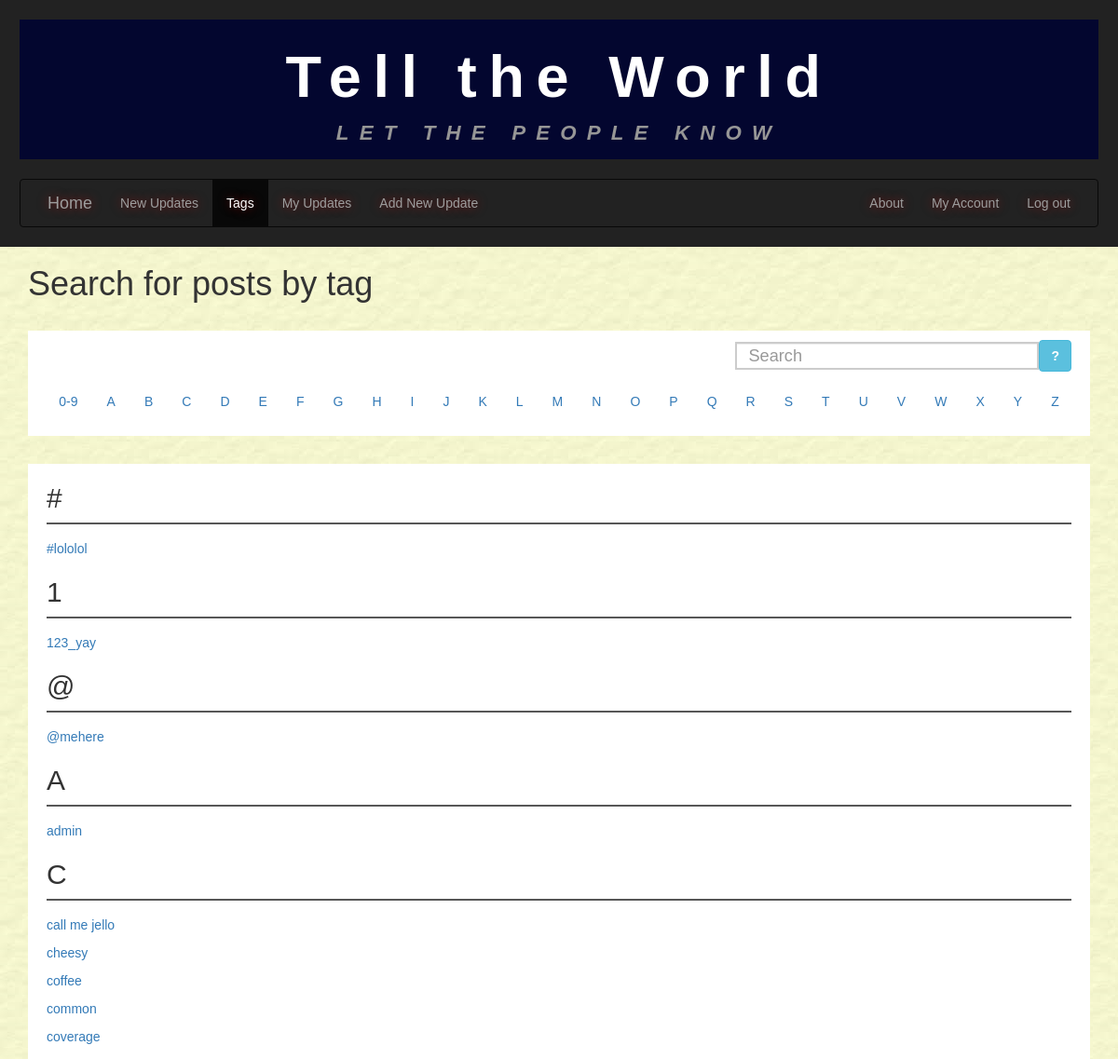
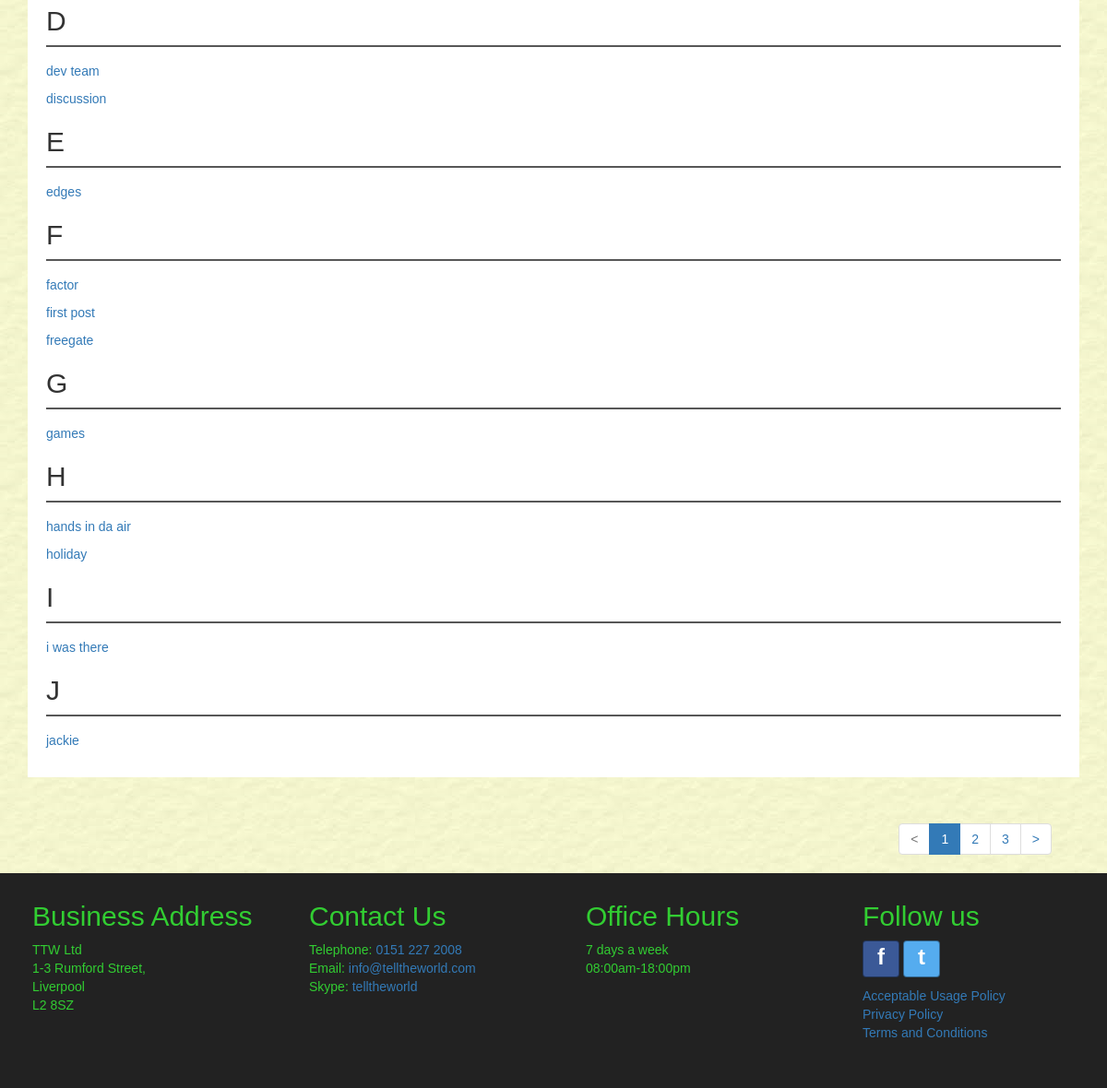
The page /tags/ (signed in) on the database its author committed (2 pictures, top to bottom).
### tellings/models.py (models this page shows, shortened)
class Tag(models.Model):
    tagID = models.AutoField(primary_key=True, db_column='tagID')
    tagName = models.CharField(max_length=15)
    @property
    def first_char(self):
        return self.tagName[0]
    class Meta:
        ordering = ['tagName']
        verbose_name = "Tag"
        verbose_name_plural = "Tags"

### tellings/views.py (the view)
# urls.py: path('tags/', TagListView.as_view(), name='tags'),
class TagListView(LoginRequiredMixin, generic.ListView):
    model = Tag
    paginate_by = 20
    http_method_names = ['get', 'post']
    def get_queryset(self):
        search_val = False
        qs = super().get_queryset()
        if 'search' in self.request.GET:
            search_val = self.request.GET.get('search', False)
            if search_val == "0-9":   # find all rows that start with non-alpha character
                qs = Tag.objects.exclude(tagName__regex=r'^[a-zA-Z]').order_by('tagName')
            else:
                qs = Tag.objects.filter(tagName__startswith=search_val).order_by('tagName')
        return qs
    def get_context_data(self, **kwargs):
        glossary_filter = ["0-9","A","B","C","D","E","F","G","H",
                           "I","J","K","L","M","N","O","P","Q","R",
                           "S","T","U","V","W","X","Y","Z"]
        context = super(TagListView, self).get_context_data(**kwargs)
        current_username = self.request.user.username
        context["glossary_filter"] = glossary_filter
        if 'search' in self.request.GET:
            context['search'] = self.request.GET.get('search', '')
        context['username'] = current_username
        return context

### tellings/templatetags/my_tags.py (called while the page is built)
@register.simple_tag(takes_context=True)
def param_replace(context, **kwargs):
    d = context['request'].GET.copy()
    for k, v in kwargs.items():
        d[k] = v
    for k in [k for k, v in d.items() if not v]:
        del d[k]
    return d.urlencode()

### tellings/templates/tellings/tag_list.html (shortened to what this page needs)
{% extends 'tellings/base.html' %}
{% block content %}
<div class="container-fluid main-content">
  <main class="container">
    <header>
      <h1>Search for posts by tag</h1>
    </header>
    <div class="row white-inner-container">
      <div class="glossary-search">
        <div class="input-group col-sm-12 align-panel-text-right">
            <input type="text" id="search-field" size="25" maxlength="15" class="form-control input-md" placeholder="Search" />
            <button id="glossary-search-btn" class="btn btn-info" type="button">?</button>
        </div>
      </div>
      {% load static %}
      <div class="glossary-filter">
        {% if glossary_filter %}
        {% for glossary in glossary_filter %}
        <a class="btn btn-link" href="{% url 'tellings:tags' %}?search={{ glossary }}">{{ glossary }}</a>
        {% endfor %}
        {% endif %}
      </div>
    </div>
    <div class="row white-inner-container">
      {% if tag_list %}
        {% regroup tag_list by first_char as first_char_list %}
        {% for sort_by_first_char in first_char_list %}
        <article>
          <h2>{{ sort_by_first_char.grouper|title }}</h2>
          <hr>
          {% for item in sort_by_first_char.list %}
          <p>
            <a href="{% url 'tellings:newupdates' %}?tagName={{ item.tagName }}" name="{{ item.tagName }}">{{ item.tagName }}</a>
          </p>
          {% endfor %}
        </article>
        {% endfor %}
      {% endif %}
    </div>
  </main>
</div>
{% endblock %}

### tellings/static/tellings/css/style.css (style rules this page uses)
* { font-family: Arial, Helvetica, sans-serif; margin: 0; padding: 0; color: #333; }
body { background-image: url('../imgs/bgimage.jpg'); }
.container-fluid { margin: 0em; padding-left: 0px; padding-right: 0px; }
.main-content { min-height: 550px; }
.row { margin: 0em; }
.align-panel-text-right { text-align: right; padding-right: 0em; padding-bottom: 5px; }
.white-inner-container { margin-top: 30px; margin-bottom: 30px; padding: 20px; padding-top: 0em; background-color: #FFF; }
hr { display: block; position: relative; padding: 0em; margin: auto; margin-bottom: 16px; height: 0em; width: 100%; max-height: 0em; font-size: 1px; line-height: 0em; clear: both; border:none; border-top: .15em solid #575757; border-bottom: .15px solid #575757; }
.tt-input, .tt-hint { width: 274px; height: 30px; padding: 8px 12px; font-size: 1.3em; line-height: 30px; border: 2px solid #ccc; border-radius: 8px; outline: none; }
.tt-input { box-shadow: inset 0 1px 1px rgba(0, 0, 0, 0.075); }
.tt-hint { color: #999; }
.glossary-filter { margin-top: 10px; text-align: center; font-size: large; }
.glossary-search { margin-top: 10px; margin-bottom: 10px; }
#search-field { float: none; vertical-align: middle !important; }
#glossary-search-btn { font-weight: bold; }

### rows shown on the page
Tag: tagName "#lololol"
Tag: tagName "123_yay"
Tag: tagName "@mehere"
Tag: tagName "admin"
Tag: tagName "call me jello"
Tag: tagName "cheesy"
Tag: tagName "coffee"
Tag: tagName "common"
Tag: tagName "coverage"
Tag: tagName "dev team"
Tag: tagName "discussion"
Tag: tagName "edges"
Tag: tagName "factor"
Tag: tagName "first post"
Tag: tagName "freegate"
Tag: tagName "games"
Tag: tagName "hands in da air"
Tag: tagName "holiday"
Tag: tagName "i was there"
Tag: tagName "jackie"

### other values the page prints
{{ glossary }} "0-9" "A" "B" "C" "D" "E" "F" "G" "H" "I" "J" "K" "L" "M" "N" "O" "P" "Q" "R" "S" "T" "U" "V" "W" "X" "Y" "Z"
{{ sort_by_first_char.grouper|title }} "#" "1" "@" "A" "C" "D" "E" "F" "G" "H" "I" "J"
{{ i }} "1"
{{ i }} "2" "3"
